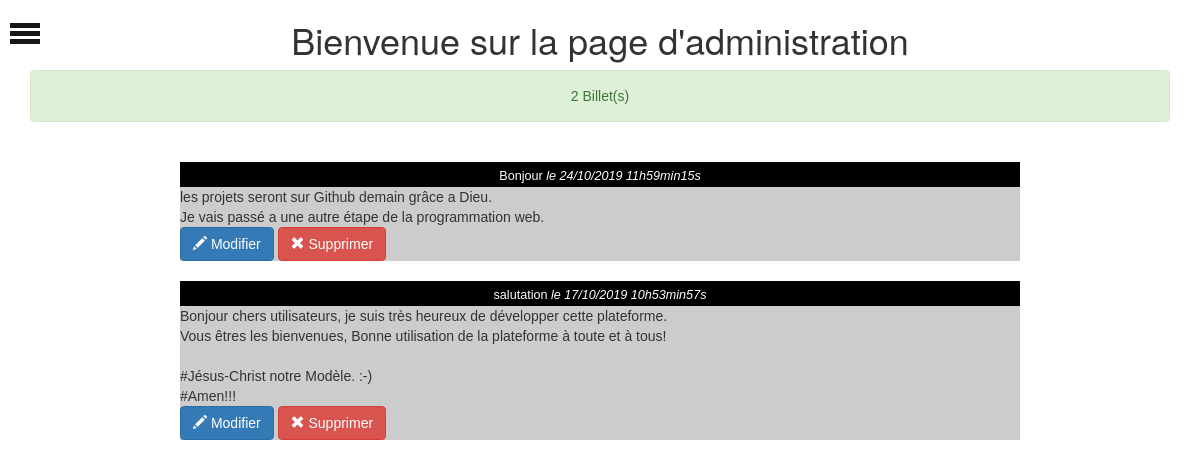
Page /blog/admin/index.php on the committed database.
### tables this page shows
CREATE TABLE `billets` (
  `id_billet` int(11) NOT NULL,
  `titre` varchar(50) NOT NULL,
  `contenu` text NOT NULL,
  `date_creation` datetime NOT NULL DEFAULT CURRENT_TIMESTAMP
);

### blog/admin/index.php (the view, shortened to what this page needs)
<?php
require('../../bdd.php');
?>
<!DOCTYPE html>
<html>
<head>
  <link href="assets/font-awesome-4.7.0/css/font-awesome.min.css" rel="stylesheet" type="text/css">
  <link rel="stylesheet"type="text/css" href="assets/bootstrap/css/bootstrap.min.css">
  <link rel="stylesheet" type="text/css" href="admin.css">
</head>
<body>
    <nav>
        <div id="sidebar" onclick="toggleSidebar()">
           <div class="toggle-btn">
              <span></span>
              <span></span>
              <span></span>
           </div>
        </div>
    </nav>
 <h1 style="text-align: center;">Bienvenue sur la page d'administration</h1>
<?php
      $req = $connexion -> query("SELECT id_billet, titre, contenu, DATE_FORMAT(date_creation,'%d/%m/%Y %Hh%imin%ss') AS date FROM billets ORDER BY id_billet DESC");
      $nombre = $req->rowcount();
echo  '<div class="container">
             <p class="alert alert-success"  style="text-align:center">'.$nombre.' Billet(s)</p>
    </div>';
 while ($donnee = $req->fetch()){
?>
 	<div class="news">
        <h3><?= $donnee['titre']; ?>
             <em>le <?= $donnee['date'] ?></em>
        </h3>
      <p>
        <?= nl2br($donnee['contenu'])?>
         <br/>
             <a href="modifier.php?id=<?=$donnee['id_billet']?>" class="btn btn-primary "role="button"><span class="glyphicon glyphicon-pencil"></span> Modifier</a>
           <a href="delete.php?id=<?=$donnee['id_billet']?>"class="btn btn-danger "role="button"><span class="glyphicon glyphicon-remove"></span> Supprimer</a>
         </p>
     </div>
 <?php
		}
		?>
</body>
</html>

### blog/admin/admin.css (style rules this page uses)
* { padding: 0px; margin:0px; font-family: sans-serif; }
#sidebar { display: block; position: fixed; width: 240px; height: 40%; background: #151719; margin-top: -20px; border-radius: 1px solid black; left: -240px; transition: all 500ms linear; }
#sidebar .toggle-btn { position: absolute; left: 250px; top: 20px; }
#sidebar .toggle-btn span { display: block; width: 30px; height: 5px; background: #151719; margin: 3px 0px; }
h1, h3 { text-align:center; }
h3 { background-color:black; color:white; font-size: 2em; margin-bottom:0px; }
.news p { background-color:#CCCCCC; margin-top:0px; }
.news { width:70%; margin:auto; }
a { text-decoration: none; color: blue; }
h3 { background-color:black; height: 25px; padding: 8px; color:white; font-size: 0.9em; margin-bottom:0px; }

### rows in the picture
billets: titre "Bonjour", date "24/10/2019 11h59min15s", contenu "les projets seront sur Github demain grâce a Dieu. Je vais passé a une autre étape de la programmation web."
billets: titre "salutation", date "17/10/2019 10h53min57s", contenu "Bonjour chers utilisateurs, je suis très heureux de développer cette plateforme. Vous êtres les bienvenues, Bonne utilisation de la plateforme à toute et à tous! #Jésus-Christ notre Modèle. :-) #Amen!!!"

### other values in the picture
$nombre "2"
